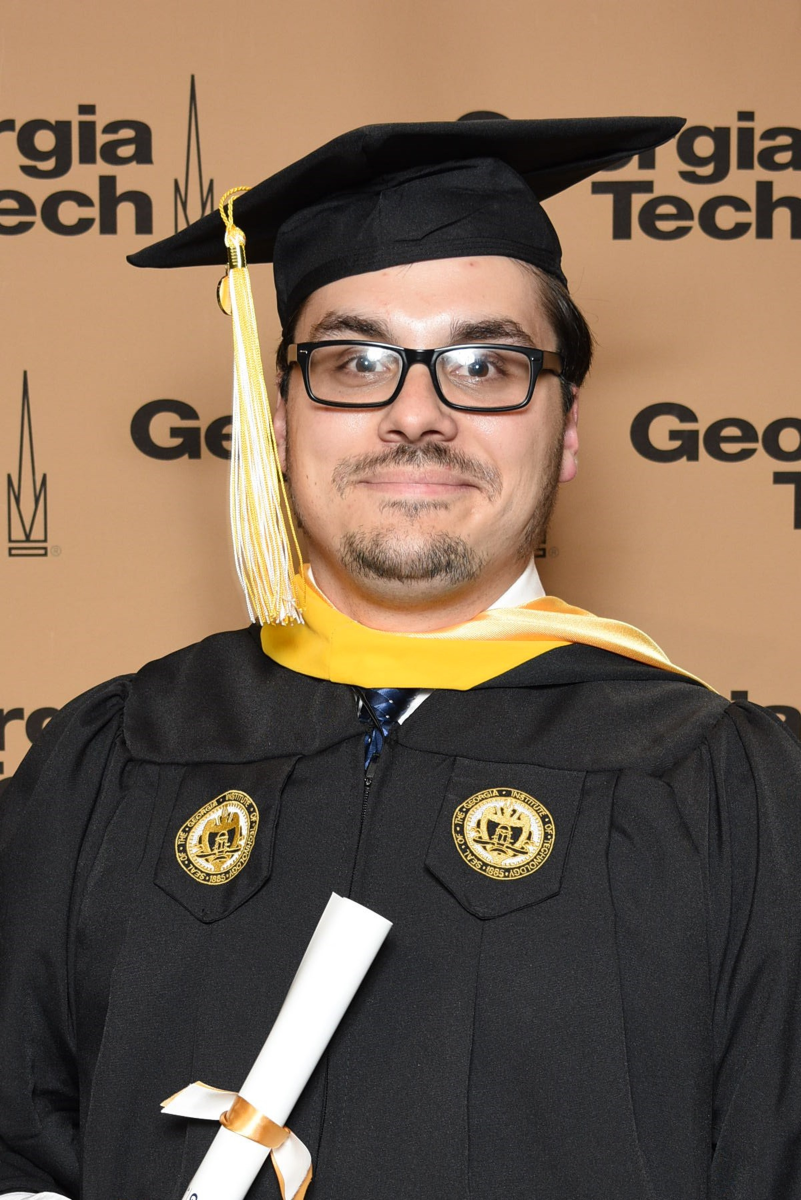
#> input picture images/me.jpg, 2403 x 3600 px (shown at 1/3 size)
$ python main.py   (Python 2 division)   (older library calls are emulated)
#> lines starting #> are read from the running program, lines starting #| are printed output that depends on the picture
import numpy as np
import scipy as sp
from scipy import misc, ndimage
from copy import deepcopy as dc
import os
import cv2
import random


class Block(object):
    '''
    class that stores the blocks and is used to help track the block itself
    There is an intent to add more code to block eventually but right now
    it is more of a stub class.

    Attributes
        beginning_x = the first x coordinate of this block
        end_x       = the last x coordinate of this block
        beginning_y = the first y coordinate of this block
        end_y       = the last y coordinate of this block
        id_num      = currently not in use
    '''
    def __init__(self, beginning_x, end_x, beginning_y, end_y,id_num=0):

        self.beg_x = beginning_x
        self.end_x =  end_x
        self.beg_y = beginning_y
        self.end_y = end_y
        self.changed = False
        self.id = id_num


    def __str__(self):
        return "[{0}:{1}, {2}:{3}]".format(self.beg_y, self.end_y, self.beg_x, self.end_x)


class Image(object):
    '''
    Class that contains the image and functions to use upon the image


    Attributes
        loc        = Location of image
        block_size = tuple containing size of block
        rand       = Controls how often a block sorts. Function pulls a random number and if it is greater than rand, some action will happen
        rand_range = This controls how far something can be away in random actions
    '''

    def __init__(self, loc, block_size,rand=0.5, rand_range=0):
#> called with loc = 'me.jpg', block_size = (150, 150), rand = 0.75, rand_range = 20
        self.loc = loc
        self.image = ndimage.imread('images/{0}'.format(loc))
#> self.image is the input picture: shape (3600, 2403, 3); mean R, G, B 121.3, 100.7, 82.1
        self.block_size = block_size
        self.blocks = []
        self.rand = rand
        self.rand_range = rand_range
        self.actions = ''
        self.metrics = ''


    def save(self, other_location=''):
        ##saves image
        if other_location != '':
            misc.imsave(other_location, self.image)
        else:
            if not os.path.isdir('outputs/'):
                os.mkdir('outputs/')
            misc.imsave('outputs/{0}'.format(self.loc), self.image)


    def _is_right_size(self):

        ##Determine if we can evenly cut up the image
        x = self.image.shape[1] % self.block_size[1]
#> x = 3
        y = self.image.shape[0] % self.block_size[0]
#> y = 0
        if x != 0:
            return False
        if y != 0:
            return False
        return True


    def _get_dims(self, current, block_size):
        ## gets the correct size for our block choice
        left_over = current % block_size
        if left_over == 0:
            return 0
        return block_size - left_over


    def _fix_image(self):
        dy = self._get_dims(self.image.shape[0], self.block_size[0])
#> dy = 0
        dx = self._get_dims(self.image.shape[1], self.block_size[1])
#> dx = 147
        self.image = cv2.copyMakeBorder(self.image,0, dy, 0, dx, cv2.BORDER_WRAP)
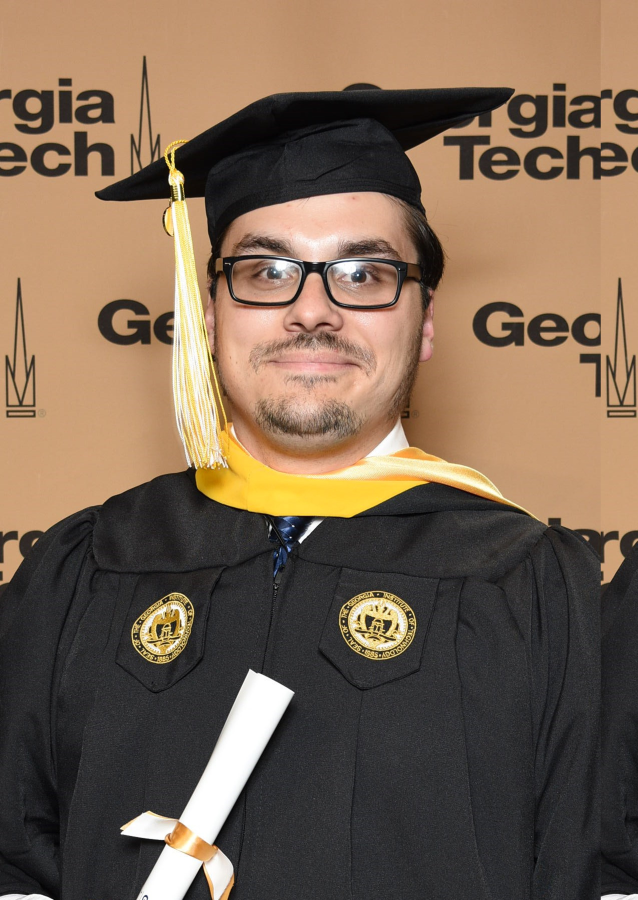
#> self.image: shape (3600, 2550, 3) (shown at 1/4 size); mean R, G, B 121.6, 100.8, 82.1


    def get_blocks(self):

        right = self._is_right_size()
        if not right:
            self._fix_image()
        block_y, block_x = self.block_size
        i, j = 0, 0
        ## this is what we will use to count blocks
        num_y = self.image.shape[0] / block_y
#> num_y = 24
        num_x = self.image.shape[1] / block_x
#> num_x = 17
        if num_y == 0 or num_x == 0:
            print 'oops'
        for y in range(0, num_y):
            i = 0
            for x in range(0, num_x):
                self.blocks.append(Block(i, i+block_x, j, j+block_y))

                i = i + block_x
            j = j + block_y


    # [60 lines left out: functions random_switch, random_copy, not called in this run]


    def get_chunk(self, block):
        return self.image[block.beg_y:block.end_y, block.beg_x:block.end_x]


    def get_chunks(self, blocks):
        chunks = []
        for i in blocks:
            chunks.append(self.get_chunk(i))
        return chunks


    def swap(self, block_1, block_2, chunk_1, chunk_2):
        self.assign_chunks([block_1, block_2], [chunk_2, chunk_1])


    def assign_chunk(self, block, values):
        ''' assigns the values in values to the block's coordinates in self.image'''
        self.image[block.beg_y:block.end_y, block.beg_x:block.end_x] = values


    def assign_chunks(self, blocks, values):
        for i in range(0, len(blocks)):
            self.assign_chunk(blocks[i], values[i])


###################
#### FUNCTIONS ####
###################


class Actions(object):
    '''
        These are actions that can be done upon the image
        Attribute
            image = the image class that

    '''

    def magic(self,img, metric, action):
        num = len(img.blocks)
        for block_index in range(0, num):
            r = random.uniform(0,1)
            if r > img.rand:
                block_1 = img.blocks[block_index]
                if not block_1.changed:
                    ##Find block to perform magic with
                    ## perform an action on there. Maybe its swapping, Maybe its averaging.
                    new_index = metric(img, block_index)
                    block_2 = img.blocks[new_index]
                    [chunk_1, chunk_2] = img.get_chunks([block_1, block_2])
                    action(img, block_1, block_2, chunk_1, chunk_2)


    # [33 lines left out: functions swap_colors, swap_single_order, average, not called in this run]


    def average_and_swap(self,img, b1, b2, c1, c2):
        '''
        Averages two blocks and then swaps the averaged block with the
        non averaged block

    	'''
        average_chunk_1 = cv2.addWeighted(c1, 0.50, c2, 0.50, 0)
        img.swap(b1, b2, average_chunk_1, c2)


#####################
##### METRICS #######
#####################

class Metrics(object):


    def ssd(self, img, block_ind, gtlt):
        '''
        uses the block index and returns the index of the most block that is
        most like it or most dislike it. There are two wrapper functions that
        call this and will either choose gt or lt
        '''
        block = img.blocks[block_ind]
        most_like_or_dislike = 0
        if gtlt == 'gt':
            similarity = -1
        else:
            similarity = 999999
        for i in range(len(img.blocks)):
            if i != block_ind:
                second_block = img.blocks[i]
                ##make sure to not switch images twice
                ##without you might switch and switch back
                if second_block.changed == False:
                    chunk_1 = img.get_chunk(block)
                    chunk_2 = img.get_chunk(second_block)
                    ssd = np.sum((chunk_1[:,:,:] - chunk_2[:,:,:])**2)
                    if gtlt == 'gt':
                        if ssd > similarity:
                            similarity = dc(ssd)
                            most_like_or_dislike = dc(i)
                    else:
                        if ssd < similarity:
                            similarity = dc(ssd)
                            most_like_or_dislike = dc(i)

        block.changed = True
        ##This will make sure that the second block is not used again
        ##However if you want to maybe use that block in the future
        ##Use the returned index to change set changed back to False
        img.blocks[most_like_or_dislike].changed = True
        return most_like_or_dislike


    def ssd_similar(self, img, block_ind):
        '''
        Takes in block index and then calls self.ssd with lt option.
        This will try to swap blocks that are most like each other hence
        we compare less than to get the smallest difference
        '''
        return self.ssd(img, block_ind, 'lt')


    # [7 lines left out: function ssd_dissimilar, not called in this run]


if __name__ == '__main__':
    i_path = 'me.jpg'
    img1 = Image(i_path, (150, 150), .75, 20)
    img1.get_blocks()
    metrics = Metrics()
    actions = Actions()
    metric = metrics.ssd_similar
    action = actions.average_and_swap
    actions.magic(img1, metric, action)
    img1.save()
#> in save, `misc.imsave('outputs/{0}'.format(self.loc), self.image)`:
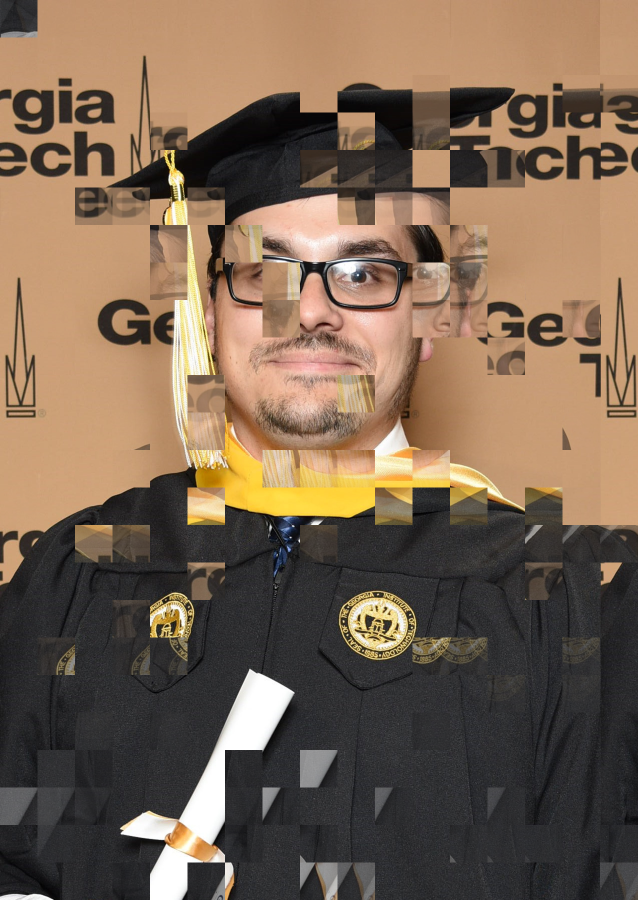
#> saved as me.jpg: PIL image 2550x3600 RGB (shown at 1/4 size); mean R, G, B 122, 101, 82.2
